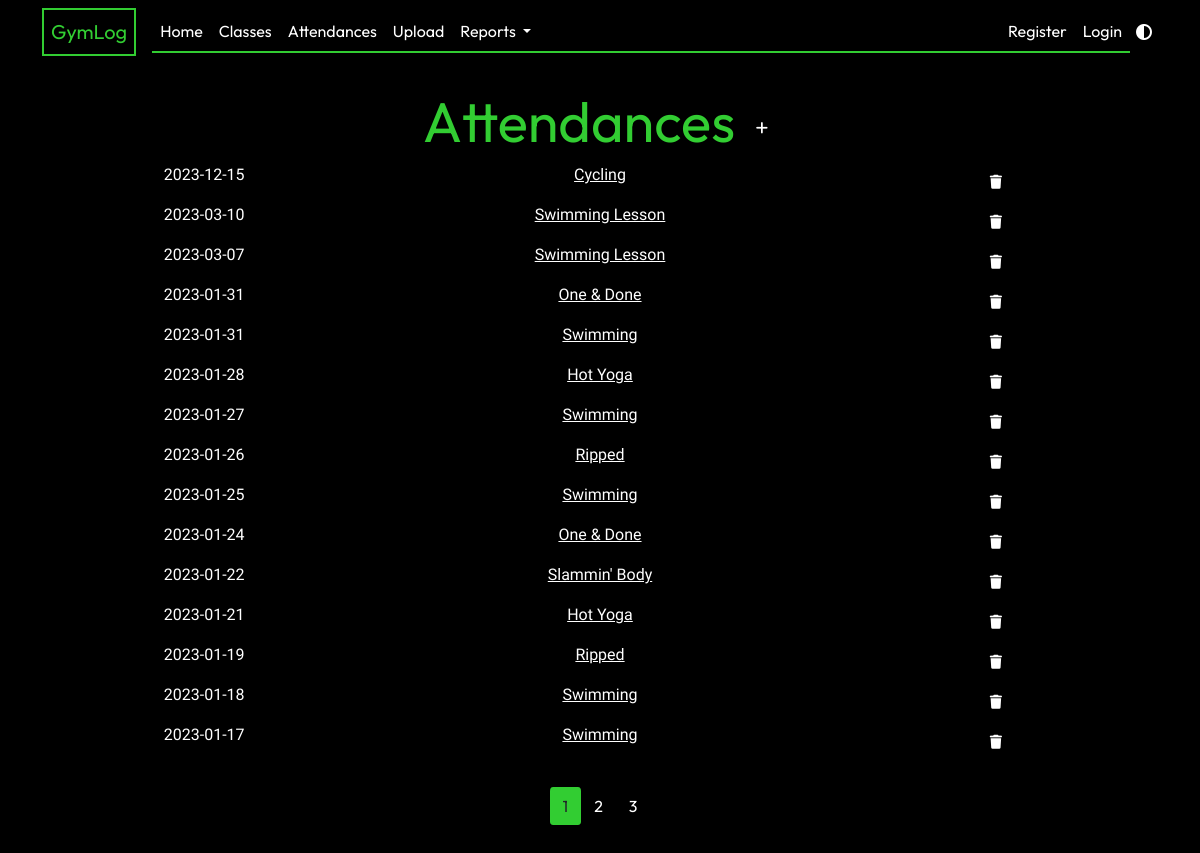
/attendances, run on an earlier commit of the app's database.
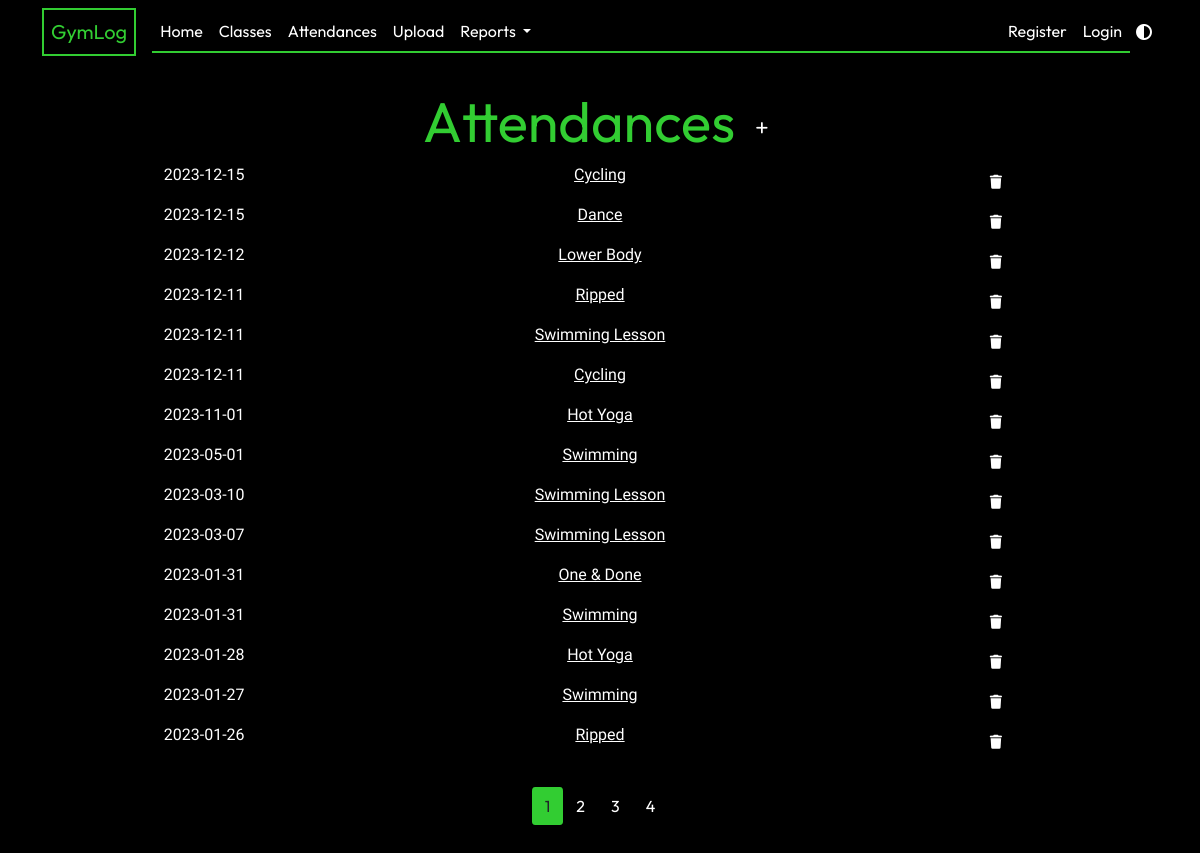
And on a later commit of the database.
### app/models.py (models this page shows, shortened)
class Attendance(db.Model):
    id = db.Column(db.Integer, primary_key=True)
    class_id = db.Column(db.Integer, db.ForeignKey("gym_class.id"), nullable=False)
    date_attended = db.Column(db.Date, nullable=False, default=date.today)

class GymClass(db.Model):
    id = db.Column(db.Integer, primary_key=True)
    name = db.Column(db.String(20), unique=True, nullable=False)
    class_type = db.Column(db.String(3), default="Workout")
    attendance_list = db.relationship("Attendance", backref="class_taken", lazy=True)

### app/attendances/routes.py (the view)
@attendances.route("/attendances")
def show_attendances():
    page = request.args.get("page", 1, type=int)
    attendance_list = Attendance.query.order_by(
        Attendance.date_attended.desc()
    ).paginate(page=page, per_page=15)
    return render_template(
        "attendances.html", title="Attendances", attendance_list=attendance_list
    )

### app/templates/attendances.html (shortened to what this page needs)
{% extends "layout.html" %} {% block content %}
<div class="text-center mt-2">
  <h1 class="display-4">
    Attendances
    <a
      href="{{ url_for('attendances.new_attendance') }}"
      class="btn btn-sm btn-add"
      ><i class="fa-solid fa-plus"></i
    ></a>
  </h1>
</div>
<div class="row text-center">
  {% for a in attendance_list %}
  <div class="col-2">
    <p>{{ a.date_attended.strftime('%Y-%m-%d') }}</p>
  </div>
  <div class="col-8">
    <p>
      <a
        class="class-link"
        href="{{ url_for('classes.show_class', class_id=a.class_id) }}"
        >{{ a.class_taken.name }}</a
      >
    </p>
  </div>
  <div class="col-2">
    <button
      type="button"
      class="btn btn-other btn-sm m-1"
      data-bs-toggle="modal"
      data-bs-target="#deleteModal">
      <i class="fa-solid fa-trash"></i>
    </button>
  </div>
  {% endfor %}
</div>
<nav class="mt-4">
  <ul class="pagination justify-content-center">
    {% for page_num in attendance_list.iter_pages(left_edge=1, right_edge=1,
    left_current=1, right_current=2) %} {% if page_num %} {% if
    attendance_list.page == page_num %}
    <li>
      <a
        class="btn btn-current mb-4"
        href="{{ url_for('attendances.show_attendances', page=page_num) }}"
        >{{ page_num }}</a
      >
    </li>
    {% else %}
    <li>
      <a
        class="btn btn-other mb-4"
        href="{{ url_for('attendances.show_attendances', page=page_num) }}"
        >{{ page_num }}</a
      >
    </li>
    {% endif %} {% else %} ... {% endif %} {% endfor %}
  </ul>
</nav>
{% endblock content %}

What changed in the data, as far as the page shows it:
no longer on this page (row unchanged): Attendance: date_attended "2023-01-25", class_taken.name "Swimming"
no longer on this page (row unchanged): Attendance: date_attended "2023-01-24", class_taken.name "One & Done"
no longer on this page (row unchanged): Attendance: date_attended "2023-01-22", class_taken.name "Slammin' Body"
no longer on this page (row unchanged): Attendance: date_attended "2023-01-21", class_taken.name "Hot Yoga"
no longer on this page (row unchanged): Attendance: date_attended "2023-01-19", class_taken.name "Ripped"
no longer on this page (row unchanged): Attendance: date_attended "2023-01-18", class_taken.name "Swimming"
no longer on this page (row unchanged): Attendance: date_attended "2023-01-17", class_taken.name "Swimming"
added Attendance: date_attended "2023-12-15", class_taken.name "Dance"
added Attendance: date_attended "2023-12-12", class_taken.name "Lower Body"
added Attendance: date_attended "2023-12-11", class_taken.name "Ripped"
added Attendance: date_attended "2023-12-11", class_taken.name "Swimming Lesson"
added Attendance: date_attended "2023-12-11", class_taken.name "Cycling"
added Attendance: date_attended "2023-11-01", class_taken.name "Hot Yoga"
added Attendance: date_attended "2023-05-01", class_taken.name "Swimming"
Also different on the page:
new list line: "4"
